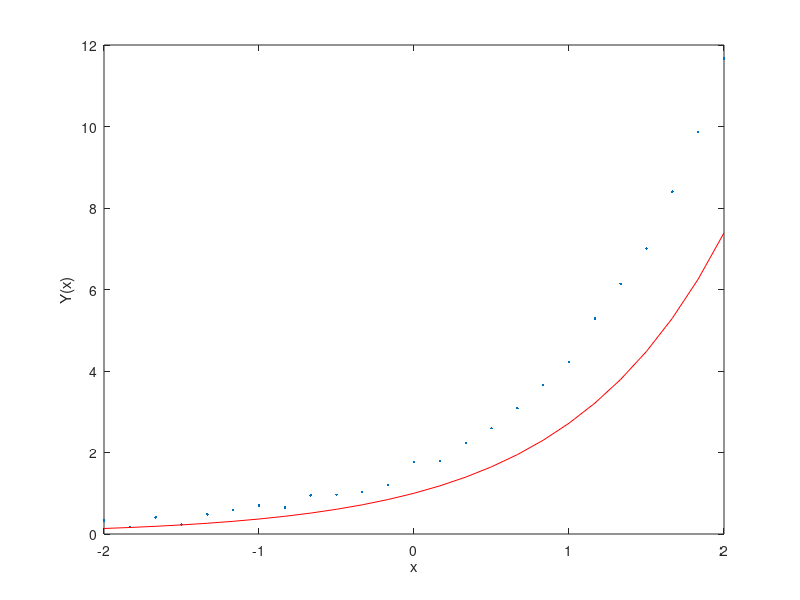
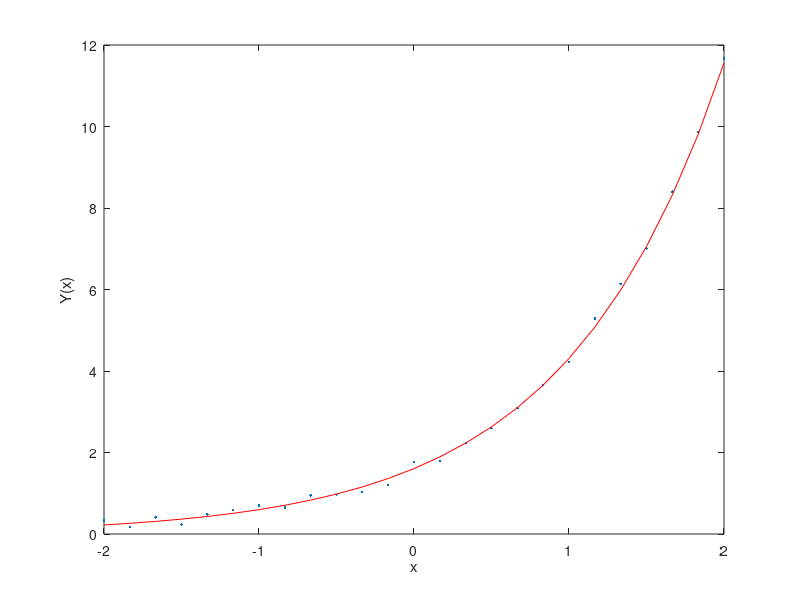
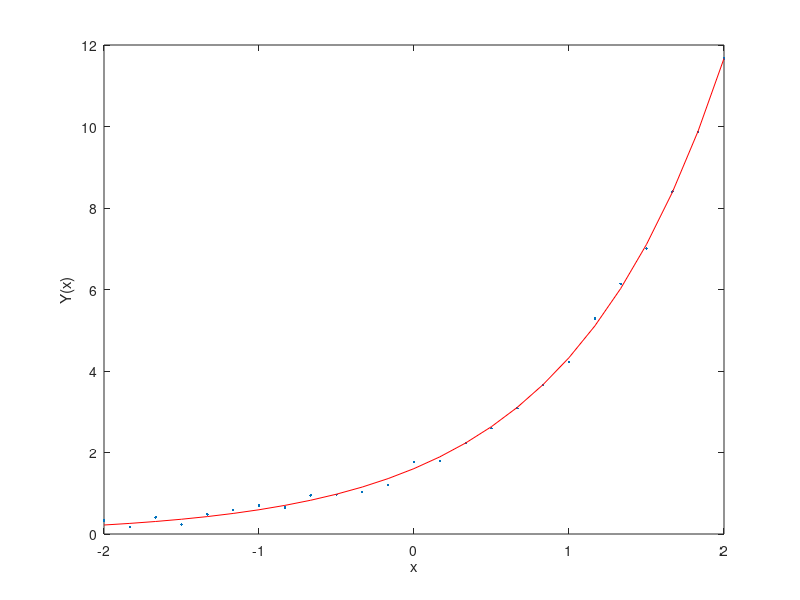
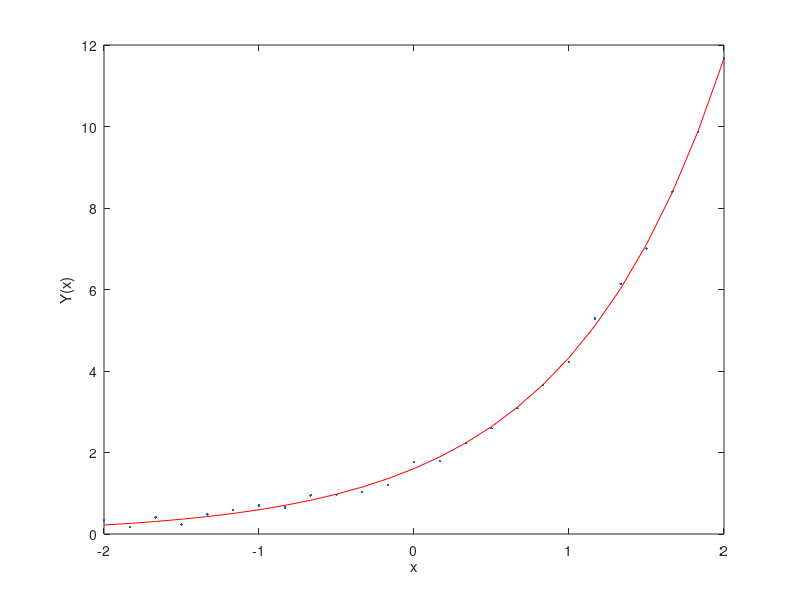

MATLAB code to generate these figures, in order:
%--------------------------------------------------------------------------
%   
%   ADJUSTMENT CALCULATION I
%   Author         : Arghadeep Mazumder
%   Task           : 2
%  
%--------------------------------------------------------------------------

 clc;
 clear all;
 close all;
 
 %--------------------------------------------------------------------------
 %   Observations and initial values for unknowns
 %--------------------------------------------------------------------------
 data=load('Homework3-2.txt');
 x=data(:,1);
 y=data(:,2);
  %Vector of Observations
 L = y;
 %Initial values for unknowns
 a_0=1;
 b_0=1;
X_0 =[a_0; b_0]
% %Number of observations
 no_n =length(L);
 % %Number of unknowns
 no_u =length(X_0);
%Redundancy
 r =no_n-no_u;
 %--------------------------------------------------------------------------
 %  stochastic model
 %--------------------------------------------------------------------------
 %VC Matrix of the observations
S_LL =eye(no_n);
%Theoretical standard deviations
 sigma_0 =1
%Cofactor matrix of the observations
 Q_LL =1/sigma_0^2*S_LL;
%Weight matrix
 P =inv(Q_LL);
% %--------------------------------------------------------------------------
% %  Adjustment
% %--------------------------------------------------------------------------
 %break-off conditions
  epsilon =10^-5;
  delta =10^-15;
  max_x_hat = Inf;
 max_Phi = Inf;
 % %Number of iterations
 iteration=0;
 %Iteration
 while max_x_hat>epsilon || max_Phi>delta
    plot(x,y,'.')
     hold on
     plot(x,a_0*exp(b_0*x),'r')
     xlabel('x')
ylabel('Y(x)')
     figure
    %Vector of reduced observations
    L_0 =a_0.*exp(b_0*x);
     l =L-L_0;
    %Designmatrix
   A=[exp(b_0*x) a_0*x.*exp(b_0*x)];
     %Normal matrix
    N =A'*P*A;
   %Vector of absolute values
   n =A'*P*l;
   %Inversion of normal matrix / Cofactor matrix of the unknowns
   Q_xx =inv(N);
  %Solution of normal equation
    x_hat = Q_xx*n;
  %Adjusted unknowns
   X_hat =X_0+x_hat
  %Update
  X_0 =X_hat;
   a_0=X_hat(1);
    b_0=X_hat(2);
%   Check 1
    max_x_hat =max(abs(x_hat));
  %Vector of residuals
     v =A*x_hat-l;
 %Vector of adjusted observations
    L_hat =L+v;
  %Check 2
    Phi=a_0*exp(b_0*x);
     max_Phi=max(abs(L_hat-Phi));
    %Update number of iterations
     iteration=iteration+1;
      end
 %Empirical reference standard deviation
s_0 = sqrt(v'*P*v/r);
%VC matrix of adjusted unknowns
Qxx_hat = inv(N);
S_XX_hat = s_0^2 * Qxx_hat;
%Standard deviation of the adjusted unknows
s_X = sqrt(diag(S_XX_hat))
%Cofactor matrix of adjusted observations
Q_LL_hat = A *Qxx_hat *A';
%VC matrix of adjusted observations
S_LL_hat =s_0^2 * Q_LL_hat;
%Standard deviation of the adjusted observations
s_L_hat = sqrt(diag(S_LL_hat,0));
%Cofactor matrix of the residuals
Q_vv = Q_LL - Q_LL_hat;
%VC matrix of residuals
S_vv = sigma_0^2 * Q_vv;
%Standard deviation of the residuals
s_v = diag(S_vv,0);
plot(x,y,'.')
xlabel('x')
ylabel('Y(x)')
figure
bar(v)

